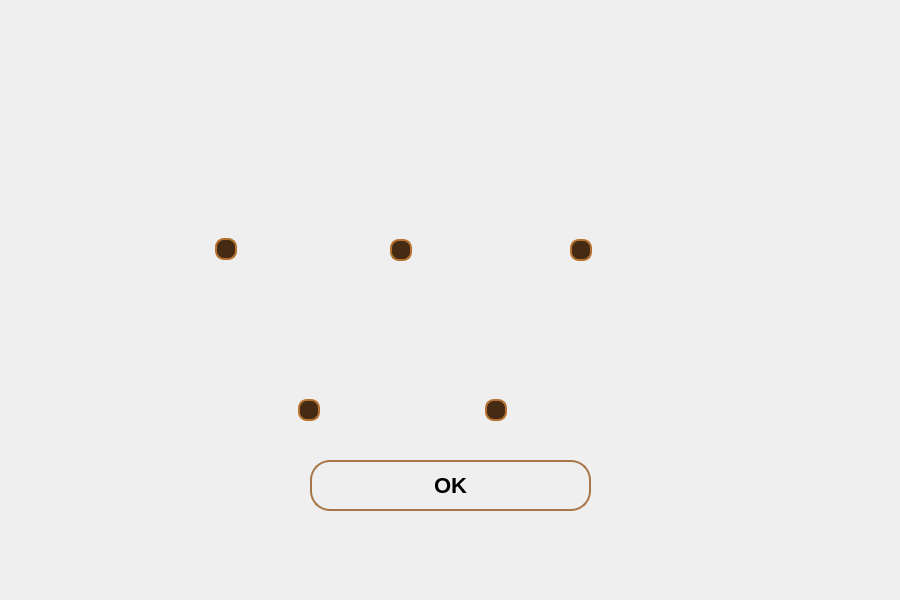
<?xml version="1.0" encoding="UTF-8"?>
<ui version="4.0">
 <class>SelectMap</class>
 <widget class="QDialog" name="SelectMap">
  <property name="geometry">
   <rect>
    <x>0</x>
    <y>0</y>
    <width>900</width>
    <height>600</height>
   </rect>
  </property>
  <property name="windowTitle">
   <string>Dialog</string>
  </property>
  <widget class="QLabel" name="background3Label">
   <property name="geometry">
    <rect>
     <x>0</x>
     <y>0</y>
     <width>900</width>
     <height>600</height>
    </rect>
   </property>
   <property name="toolTipDuration">
    <number>-1</number>
   </property>
   <property name="styleSheet">
    <string notr="true">QWidget {
    background-image: url(&quot;:/image/mao.jpg&quot;);
    background-repeat: no-repeat;
    background-position: center;
}</string>
   </property>
   <property name="text">
    <string/>
   </property>
   <property name="pixmap">
    <pixmap resource="images.qrc">:/image/map1.jpg</pixmap>
   </property>
   <property name="scaledContents">
    <bool>true</bool>
   </property>
  </widget>
  <widget class="QRadioButton" name="radioButton1">
   <property name="geometry">
    <rect>
     <x>215</x>
     <y>149</y>
     <width>200</width>
     <height>200</height>
    </rect>
   </property>
   <property name="styleSheet">
    <string notr="true">QRadioButton::indicator {
    width: 18px;
    height: 18px;
}

QRadioButton::indicator:unchecked {
    border: 2px solid #b5712f;
    background-color: #452b13;
    border-radius: 9px;
}

QRadioButton::indicator:checked {
    border: 2px solid #efdac7;
    background-color: #efdac7;
    border-radius: 9px;
}</string>
   </property>
   <property name="text">
    <string/>
   </property>
  </widget>
  <widget class="QRadioButton" name="radioButton2">
   <property name="geometry">
    <rect>
     <x>390</x>
     <y>150</y>
     <width>200</width>
     <height>200</height>
    </rect>
   </property>
   <property name="styleSheet">
    <string notr="true">QRadioButton::indicator {
    width: 18px;
    height: 18px;
}

QRadioButton::indicator:unchecked {
    border: 2px solid #b5712f;
    background-color: #452b13;
    border-radius: 9px;
}

QRadioButton::indicator:checked {
    border: 2px solid #efdac7;
    background-color: #efdac7;
    border-radius: 9px;
}</string>
   </property>
   <property name="text">
    <string/>
   </property>
  </widget>
  <widget class="QRadioButton" name="radioButton3">
   <property name="geometry">
    <rect>
     <x>570</x>
     <y>150</y>
     <width>200</width>
     <height>200</height>
    </rect>
   </property>
   <property name="styleSheet">
    <string notr="true">QRadioButton::indicator {
    width: 18px;
    height: 18px;
}

QRadioButton::indicator:unchecked {
    border: 2px solid #b5712f;
    background-color: #452b13;
    border-radius: 9px;
}

QRadioButton::indicator:checked {
    border: 2px solid #efdac7;
    background-color: #efdac7;
    border-radius: 9px;
}</string>
   </property>
   <property name="text">
    <string/>
   </property>
  </widget>
  <widget class="QRadioButton" name="radioButton4">
   <property name="geometry">
    <rect>
     <x>298</x>
     <y>310</y>
     <width>200</width>
     <height>200</height>
    </rect>
   </property>
   <property name="styleSheet">
    <string notr="true">QRadioButton::indicator {
    width: 18px;
    height: 18px;
}

QRadioButton::indicator:unchecked {
    border: 2px solid #b5712f;
    background-color: #452b13;
    border-radius: 9px;
}

QRadioButton::indicator:checked {
    border: 2px solid #efdac7;
    background-color: #efdac7;
    border-radius: 9px;
}</string>
   </property>
   <property name="text">
    <string/>
   </property>
  </widget>
  <widget class="QRadioButton" name="radioButton5">
   <property name="geometry">
    <rect>
     <x>485</x>
     <y>310</y>
     <width>200</width>
     <height>200</height>
    </rect>
   </property>
   <property name="styleSheet">
    <string notr="true">QRadioButton::indicator {
    width: 18px;
    height: 18px;
}

QRadioButton::indicator:unchecked {
    border: 2px solid #b5712f;
    background-color: #452b13;
    border-radius: 9px;
}

QRadioButton::indicator:checked {
    border: 2px solid #efdac7;
    background-color: #efdac7;
    border-radius: 9px;
}</string>
   </property>
   <property name="text">
    <string/>
   </property>
  </widget>
  <widget class="QPushButton" name="OK">
   <property name="geometry">
    <rect>
     <x>310</x>
     <y>460</y>
     <width>281</width>
     <height>51</height>
    </rect>
   </property>
   <property name="styleSheet">
    <string notr="true">QPushButton {
    color: black;
    font-size: 22px;
    font-weight: bold;
    font-family: &quot;Segoe UI&quot;, &quot;Arial&quot;;
    padding: 12px 30px;

    border-radius: 20px;

    background: qlineargradient(
        x1:0 y1:0, x2:0 y2:1,
        stop:0 #a77749,
        stop:0.4 #d9c89d,
        stop:0.6 #f0e3cf,
        stop:1 #a77749
    );

    border: 2px solid #a77749;
}

QPushButton:hover {
    background: qlineargradient(
        x1:0 y1:0, x2:0 y2:1,
        stop:0 #b98751,
        stop:0.4 #e2d4a8,
        stop:0.6 #f7eddb,
        stop:1 #b98751
    );
}

QPushButton:pressed {
    background: qlineargradient(
        x1:0 y1:0, x2:0 y2:1,
        stop:0 #8c6138,
        stop:0.4 #c8b486,
        stop:0.6 #e3d3ba,
        stop:1 #8c6138
    );
    border: 2px solid #8c6138;
}</string>
   </property>
   <property name="text">
    <string>OK</string>
   </property>
  </widget>
 </widget>
 <resources>
  <include location="images.qrc"/>
 </resources>
 <connections/>
</ui>
